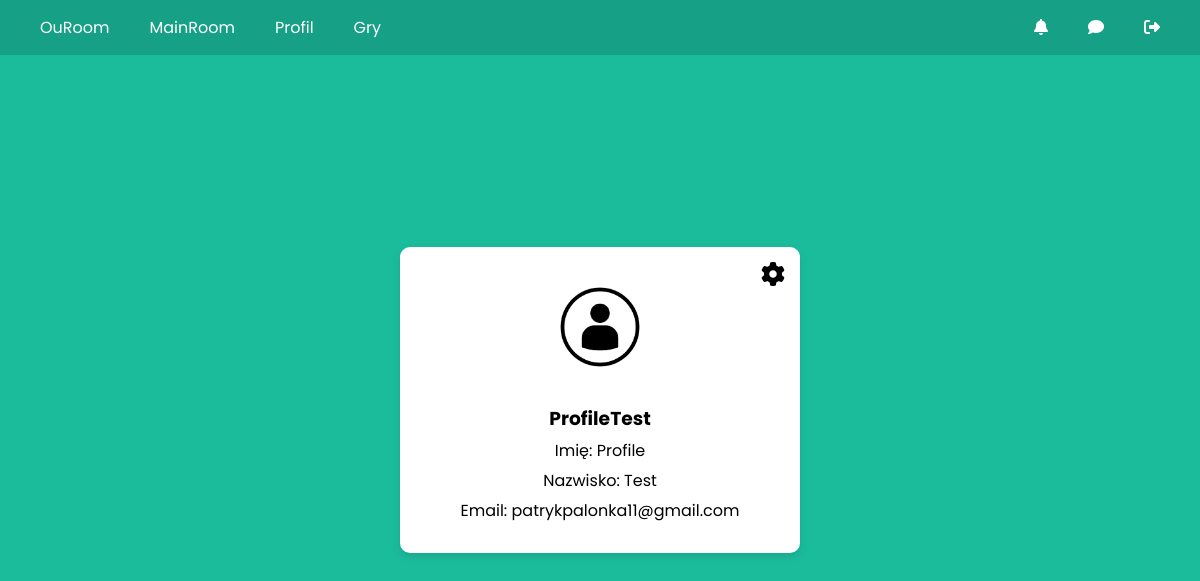
The app's page /profile/ (signed in), older data.
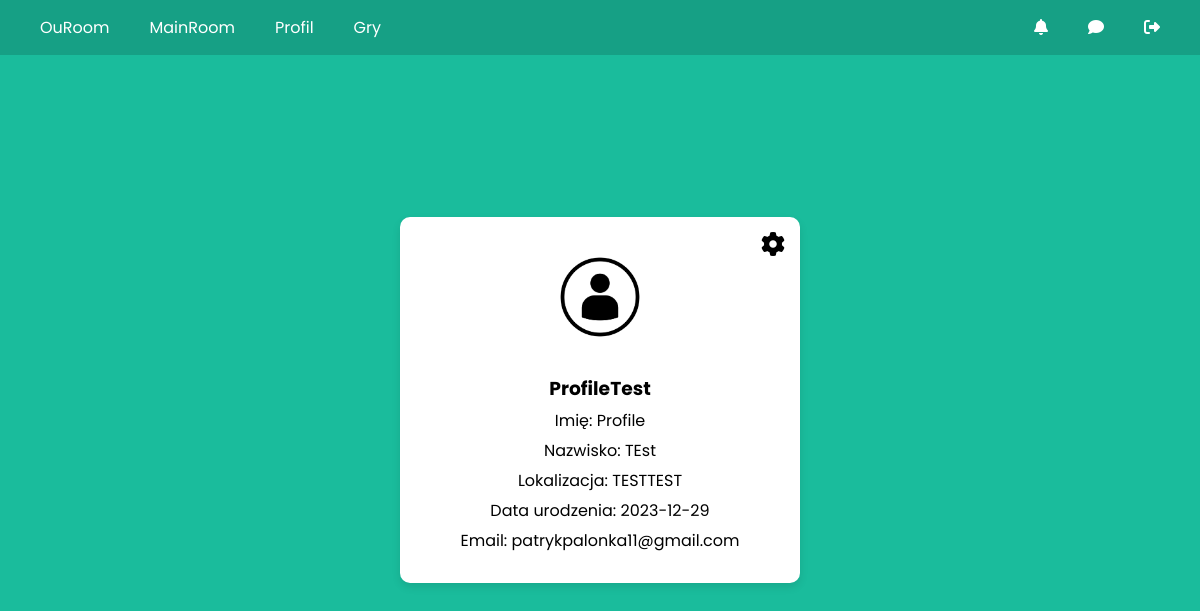
The same page, newer data.
### accounts/models.py (models this page shows, shortened)
class Profile(models.Model):
    user = models.OneToOneField(settings.AUTH_USER_MODEL, on_delete=models.CASCADE)
    image = models.ImageField(default='userdef.jpg', upload_to='profile_pics')
    location = models.CharField(max_length=30, blank=True)
    birth_date = models.DateField(null=True, blank=True)

class CustomUser(AbstractUser):
    email = models.EmailField(blank=False, null=False,unique=True)

### accounts/views.py (the view)
# urls.py: path('profile/', views.profile_view, name='profile'),
@login_required
def profile_view(request):
    show_settings = False
    if request.method == "POST":
        u_form = UserUpdateForm(request.POST, instance=request.user) # instance mówi formularzowi, że ma on operować na istniejącej instancji modelu
        p_form = ProfileUpdateForm(request.POST, request.FILES, instance=request.user.profile) # instance mowi formularzowi ze ma operować na modelu profile
        ch_form = SetPasswordForm(request.user, request.POST)
        new_password1 = request.POST.get('new_password1')
        new_password2 = request.POST.get('new_password2')
        if request.POST['action'] == 'update_profile':
            if u_form.is_valid() and p_form.is_valid():
                u_form.save()
                p_form.save()
                messages.success(request, f'Twoje konto zostało zaktualizowane!')
                return redirect('profile')
        if request.POST['action'] == 'update_password':
            if ch_form.is_valid():
                ch_form.save()
                messages.success(request, f'Twoje hasło zostało zmienione!')
                update_session_auth_hash(request, request.user)
                return redirect('profile')
            elif new_password1 != new_password2:
                messages.error(request, "Podane hasła różnią się od siebie!")
                show_settings = True
    else:
        u_form = UserUpdateForm(instance=request.user)
        p_form = ProfileUpdateForm(instance=request.user.profile)
        ch_form = SetPasswordForm(request.user)
    user_profile, created = Profile.objects.get_or_create(user=request.user) #  # Created or download user profile
    context = {
        'u_form': u_form,
        'p_form': p_form,
        'profile': user_profile,
        'ch_form': ch_form,
        'show_settings': show_settings
    }
    return render(request, 'rooms/profile.html', context)

### rooms/templates/rooms/profile.html (shortened to what this page needs)
{% extends "rooms/mainroom.html" %}
{% block content %}
    <div class="profile-container">
      <i class="fa-solid fa-gear settings-icon"></i>
      <div class="profile-image">
        <img src="{{ profile.image.url }}" alt="Profilowe zdjęcie użytkownika">
      </div>
      <div class="profile-info">
        <h3>{{ profile.user.username }}</h3>
        {% if profile.user.first_name  %}
        <p>Imię: {{ profile.user.first_name}}</p>
        {% endif %}
        {% if profile.user.last_name %}
        <p>Nazwisko: {{ profile.user.last_name}}</p>
        {% endif %}
        {% if profile.location %}
        <p>Lokalizacja: {{ profile.location }}</p>
        {% endif %}
        {% if profile.birth_date %}
        <p>Data urodzenia: {{ profile.birth_date|date:"Y-m-d" }}</p>
        {% endif %}
        <p>Email: {{ profile.user.email }}</p>
      </div>
    </div>
{% endblock content %}

Row changes from the older to the newer data that the page shows:
changed Profile "ProfileTest": user.last_name "Test" → "TEst"; location (not shown) → "TESTTEST"; birth_date (not shown) → "2023-12-29"
Text that changed along with them:
text now shown: "Lokalizacja: Data urodzenia:"
